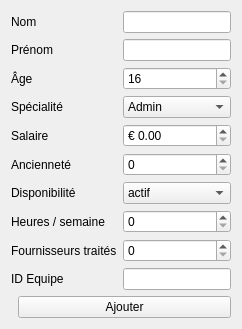
          <widget class="QWidget" name="tabAjouter">
           <attribute name="title">
            <string>Ajouter un employé</string>
           </attribute>
           <layout class="QVBoxLayout" name="verticalLayout_ajouter">
            <item>
             <layout class="QGridLayout" name="grid_ajouter">
              <item row="0" column="0">
               <widget class="QLabel" name="label_nom">
                <property name="text">
                 <string>Nom</string>
                </property>
               </widget>
              </item>
              <item row="0" column="1">
               <widget class="QLineEdit" name="lineEdit_nom" />
              </item>
              <item row="1" column="0">
               <widget class="QLabel" name="label_prenom">
                <property name="text">
                 <string>Prénom</string>
                </property>
               </widget>
              </item>
              <item row="1" column="1">
               <widget class="QLineEdit" name="lineEdit_prenom" />
              </item>
              <item row="2" column="0">
               <widget class="QLabel" name="label_age">
                <property name="text">
                 <string>Âge</string>
                </property>
               </widget>
              </item>
              <item row="2" column="1">
               <widget class="QSpinBox" name="spinBox_age">
                <property name="minimum">
                 <number>16</number>
                </property>
                <property name="maximum">
                 <number>120</number>
                </property>
               </widget>
              </item>
              <item row="3" column="0">
               <widget class="QLabel" name="label_spec">
                <property name="text">
                 <string>Spécialité</string>
                </property>
               </widget>
              </item>
              <item row="3" column="1">
               <widget class="QComboBox" name="combo_spec">
                <item>
                 <property name="text">
                  <string>Admin</string>
                 </property>
                </item>
                <item>
                 <property name="text">
                  <string>Manager</string>
                 </property>
                </item>
                <item>
                 <property name="text">
                  <string>Technicien</string>
                 </property>
                </item>
                <item>
                 <property name="text">
                  <string>Magasinier</string>
                 </property>
                </item>
               </widget>
              </item>
              <item row="6" column="0">
               <widget class="QLabel" name="label_salaire">
                <property name="text">
                 <string>Salaire</string>
                </property>
               </widget>
              </item>
              <item row="6" column="1">
               <widget class="QDoubleSpinBox" name="doubleSpin_salaire">
                <property name="prefix">
                 <string>€ </string>
                </property>
                <property name="decimals">
                 <number>2</number>
                </property>
                <property name="maximum">
                 <double>1000000.00</double>
                </property>
               </widget>
              </item>
              <item row="7" column="0">
               <widget class="QLabel" name="label_anciennete">
                <property name="text">
                 <string>Ancienneté</string>
                </property>
               </widget>
              </item>
              <item row="7" column="1">
               <widget class="QSpinBox" name="spin_anciennete" />
              </item>
              <item row="8" column="0">
               <widget class="QLabel" name="label_disp">
                <property name="text">
                 <string>Disponibilité</string>
                </property>
               </widget>
              </item>
              <item row="8" column="1">
               <widget class="QComboBox" name="combo_disp">
                <item>
                 <property name="text">
                  <string>actif</string>
                 </property>
                </item>
                <item>
                 <property name="text">
                  <string>suspendu</string>
                 </property>
                </item>
               </widget>
              </item>
              <item row="9" column="0">
               <widget class="QLabel" name="label_heures">
                <property name="text">
                 <string>Heures / semaine</string>
                </property>
               </widget>
              </item>
              <item row="9" column="1">
               <widget class="QSpinBox" name="spin_heures">
                <property name="maximum">
                 <number>168</number>
                </property>
               </widget>
              </item>
              <item row="10" column="0">
               <widget class="QLabel" name="label_fourn">
                <property name="text">
                 <string>Fournisseurs traités</string>
                </property>
               </widget>
              </item>
              <item row="10" column="1">
               <widget class="QSpinBox" name="spin_fourn" />
              </item>
              <item row="11" column="0">
               <widget class="QLabel" name="label_id_equipe">
                <property name="text">
                 <string>ID Equipe</string>
                </property>
               </widget>
              </item>
              <item row="11" column="1">
               <widget class="QLineEdit" name="lineEdit_id_equipe" />
              </item>
             </layout>
            </item>
            <item>
             <layout class="QHBoxLayout" name="hButtonsAjouter">
              <item>
               <spacer name="spacerH">
                <property name="orientation">
                 <enum>Qt::Horizontal</enum>
                </property>
               </spacer>
              </item>
              <item>
               <widget class="QPushButton" name="btnAjouter">
                <property name="text">
                 <string>Ajouter</string>
                </property>
               </widget>
              </item>
             </layout>
            </item>
           </layout>
          </widget>
